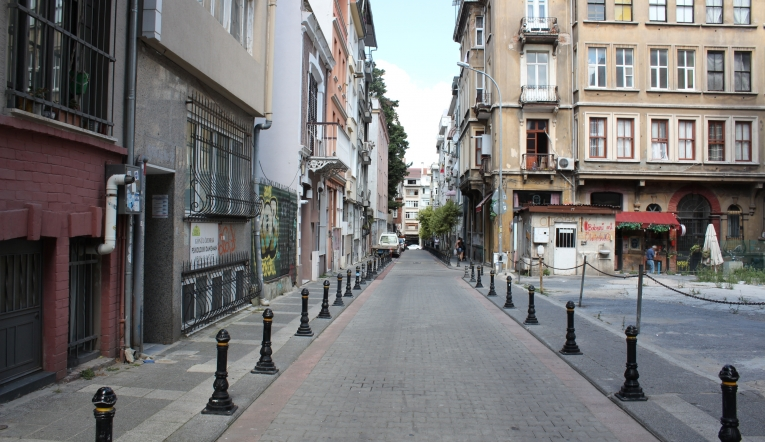
#> input picture ORB/images/sokak.jpeg, 765 x 442 px, found by its file name
$ python Fundamentalmatrix.py
#> lines starting #> are read from the running program, lines starting #| are printed output that depends on the picture; after the words box and inside, x2 and y2 are one past the last pixel; in counts of white or black regions, pixels touching at a corner belong together
"""
Fundamental Matrix :  İki görüntü arasında epipolar ilişkileri tanımlar. YAni:
    Birinci görüntüdeki bir nokta,
    İkinci görüntüde bir doğru(epipolar line) üzerinde bulunmak zorundadir.
Yani noktanın eşleşmesi doğru bir çizgi üzerinde olmak zorunda. Kameranın kalibrasyon bilgileri bilnmiyor. Ama bilinirse(odak uzaklığı gibi) fundamental matrixten
essential matrixe geçiş yapabiliriz.

Özetle fundamental matrix : iki kamera arasındaki temel ilişki, iç parametre bilinmeden
"""

import cv2
import matplotlib.pyplot as plt
import numpy as np

def draw_epipolar_lines(img1, img2, lines, pts1, pts2):
    """ img1 üzerinde epipolar çizgileri ve nokta eşleşmelerini çizer"""
    r, c = img1.shape
    # r: Görüntünün yüksekliği (row = satır), c: Görüntünün genişliği (column = sütun)

    img1_color = cv2.cvtColor(img1, cv2.COLOR_GRAY2BGR)
    img2_color = cv2.cvtColor(img2, cv2.COLOR_GRAY2BGR)

    for r_line, pt1, pt2 in zip(lines, pts1, pts2):
        color = tuple(np.random.randint(0, 255, 3).tolist())
        x0, y0 = map(int, [0, -r_line[2] / r_line[1]])
        x1, y1 = map(int, [c, -(r_line[2] + r_line[0] * c) / r_line[1]])
        img1_color = cv2.line(img1_color, (x0, y0), (x1, y1), color, 1)
        img1_color = cv2.circle(img1_color, tuple(np.int32(pt1)), 5, color, -1)
        img2_color = cv2.circle(img2_color, tuple(np.int32(pt2)), 5, color, -1)

    return img1_color, img2_color  # return is moved outside the loop

img1 = cv2.imread("ORB/images/sokak.jpeg", cv2.IMREAD_GRAYSCALE)
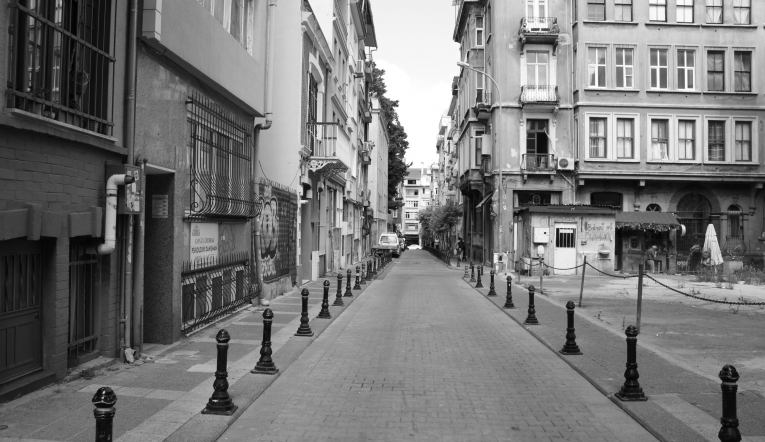
#> img1: shape (442, 765); min 1, max 255, mean 118.4
img2 = cv2.imread("ORB/images/sokak2.jpeg", cv2.IMREAD_GRAYSCALE)
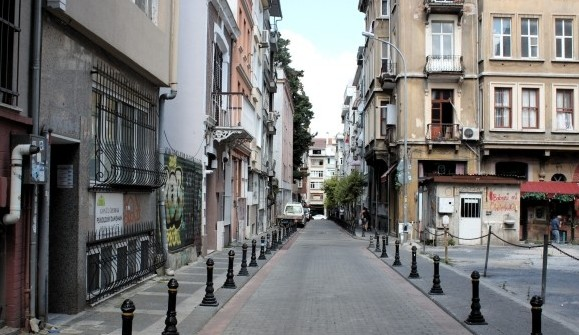
#> input picture ORB/images/sokak2.jpeg, 579 x 335 px, found by its file name
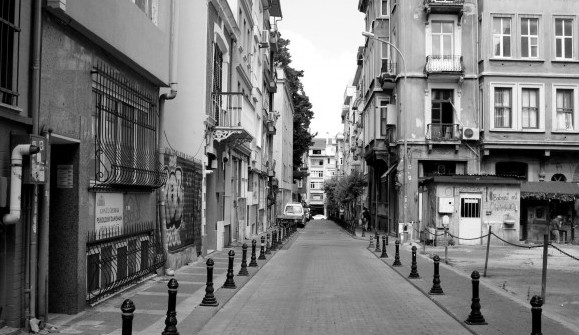
#> img2: shape (335, 579); min 0, max 255, mean 117.4

# ORB oluştur ve kp,des bul
orb = cv2.ORB_create()
kp1, des1 = orb.detectAndCompute(img1, None)
#> kp1 = 500 keypoints; strongest (x, y, size): (560, 230, 37.2), (558, 228, 31), (408, 182, 31), (558, 229, 37.2)
kp2, des2 = orb.detectAndCompute(img2, None)
#> kp2 = 500 keypoints; strongest (x, y, size): (464, 200, 37.2), (462, 199, 31), (465, 201, 31), (465, 202, 44.6)

# bf, Brute Force Matcher'dır ve Hamming mesafesi kullanarak deskriptörleri eşleştirir. Bu işlem, görüntülerdeki benzer noktaları bulmak için kullanılır.
# crossCheck=True: Bu, sadece iki yönde de eşleşen noktaların kabul edilmesini sağlar (yani, her eşleşme yalnızca hem birinci hem de ikinci görüntüde doğrulanmışsa kabul edilir).
bf = cv2.BFMatcher(cv2.NORM_HAMMING, crossCheck=True)
matches = bf.match(des1, des2)
#> matches = 320 matches

# en iyi eşleşmeleri sırala
matches = sorted(matches, key=lambda x: x.distance)  # Corrected variable name from 'mathces' to 'matches'

# eslesen noktalari çikar
pts1 = np.float32([kp1[m.queryIdx].pt for m in matches])
#> pts1 = 320 pairs, first value 255.7 to 710, second value 51 to 279.5
pts2 = np.float32([kp2[m.trainIdx].pt for m in matches])
#> pts2 = 320 pairs, first value 160.7 to 546, second value 37 to 249.1

# fundamental matrix hesapla
F, mask = cv2.findFundamentalMat(pts1, pts2, cv2.FM_RANSAC)
#> F = [[8.02e-08, 5.97e-05, 0.00303], [-6e-05, -3.02e-08, 0.0241], [-0.00482, -0.0183, 1]]; mask = 320 values, max 1 at index 0, min 0 at index 250, mean 0.963

print(f"Fundamental Matrix : \n {F}")
#| Fundamental Matrix :
#|  [[ 8.02115420e-08  5.97475468e-05  3.02641730e-03]
#|  [-5.99856659e-05 -3.02145226e-08  2.40876067e-02]
#|  [-4.82441511e-03 -1.83112112e-02  1.00000000e+00]]

# epipolar çizgilerinin hesabı (ikinci görüntüye göre 1. görüntü çizilecek)
# Bu fonksiyon, ikinci görüntüdeki eşleşen noktalar (pts2) kullanılarak, birinci görüntüdeki epipolar çizgileri hesaplar. Fundamental matrix kullanılarak çizgiler belirlenir.
lines1 = cv2.computeCorrespondEpilines(pts2.reshape(-1, 1, 2), 2, F)
#> lines1 = 320 rows, first 8: [-0.577, 0.817, 273.4], [-0.874, 0.485, 376], [-0.872, 0.49, 375.2], [-0.7, 0.714, 317.6], [-0.927, 0.376, 391.4], [-0.972, 0.234, 402.4], [-1, 0.00833, 402], [-0.618, 0.787, 288.3]
lines1 = lines1.reshape(-1, 3)

img5, img6 = draw_epipolar_lines(img1, img2, lines1, pts1, pts2)
#> the loop in draw_epipolar_lines, `for r_line, pt1, pt2 in zip(lines, pts1, pts2):` made 320 passes
#> (r_line, pt1, pt2, color, y0, y1) on passes 1 to 3: ([-0.577, 0.817, 273.4], [592.8, 84], [496.8, 54], (172, 47, 117), -334, 205), ([-0.874, 0.485, 376], [558, 229.2], [462, 199.2], (192, 67, 251), -774, 603), ([-0.872, 0.49, 375.2], [560, 231], [465, 201], (195, 103, 9), -765, 595)
#> pass 1, in draw_epipolar_lines, `img1_color = cv2.line(img1_color, (x0, y0), (x1, y1), color, 1)`:
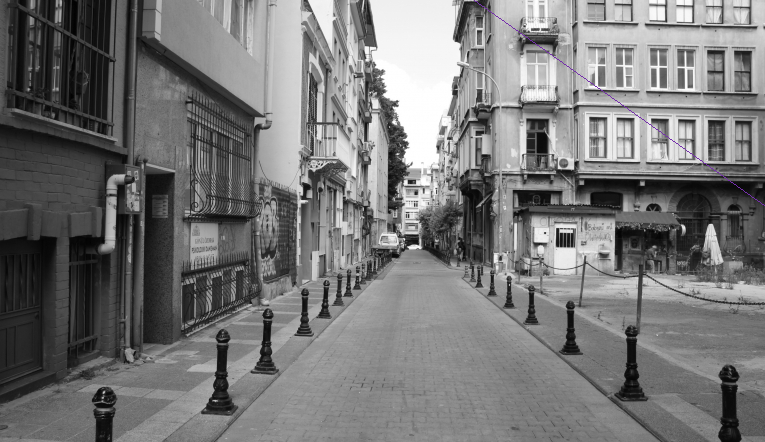
#> img1_color: shape (442, 765, 3); mean B, G, R 118.4, 118.3, 118.4
#> pass 2, in draw_epipolar_lines, `img1_color = cv2.line(img1_color, (x0, y0), (x1, y1), color, 1)`:
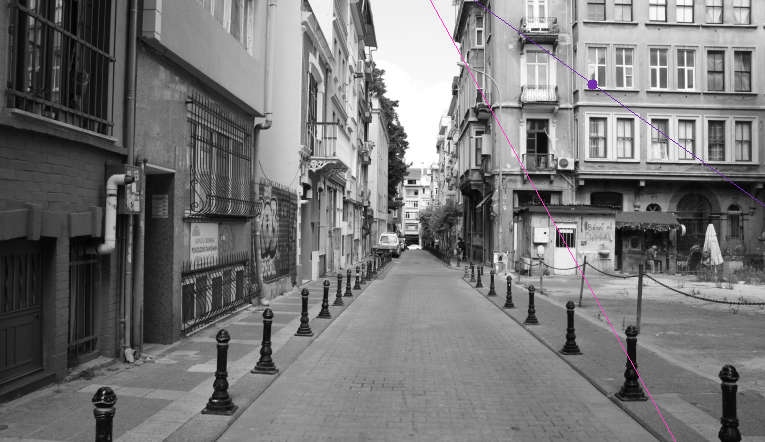
#> img1_color: shape (442, 765, 3); mean B, G, R 118.5, 118.2, 118.5
#> after the loop in draw_epipolar_lines, `for r_line, pt1, pt2 in zip(lines, pts1, pts2):`:
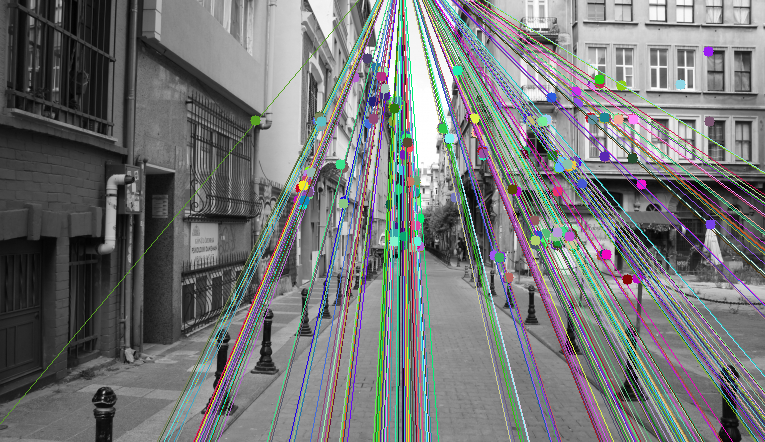
#> img1_color: shape (442, 765, 3); 19.92% of pixels changed, all inside (x1, y1, x2, y2) = (0, 0, 765, 442)
#> after the loop in draw_epipolar_lines, `for r_line, pt1, pt2 in zip(lines, pts1, pts2):`:
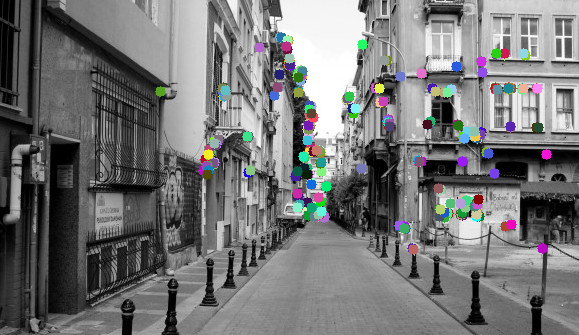
#> img2_color: shape (335, 579, 3); mean B, G, R 117.7, 117.3, 116.8

# Görüntüleri kaydet
cv2.imwrite("ORB/images/epipolar_lines_image1.jpg", img5)
cv2.imwrite("ORB/images/epipolar_lines_image2.jpg", img6)

#görüntüleri göster
plt.figure(figsize=(20, 10))
plt.subplot(121)
plt.imshow(img5)
plt.title("Epipolar Çizgiler - Görüntü 1")
plt.axis("off")

plt.subplot(122)
plt.imshow(img6)
plt.title("Eşleşen Noktalar - Görüntü 2")
plt.axis("off")
plt.show()
#> figure, not shown here; B, G, R data is drawn as R, G, B
